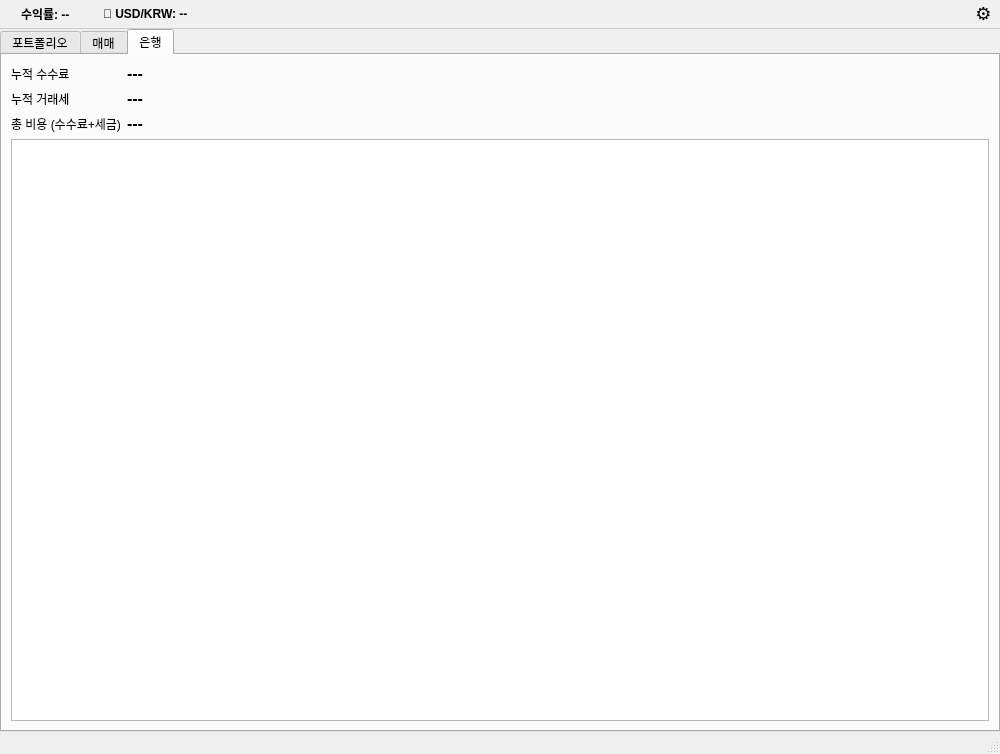
<?xml version="1.0" encoding="UTF-8"?>
<ui version="4.0">
 <class>MainWindow</class>
 <widget class="QMainWindow" name="MainWindow">
  <property name="geometry">
   <rect>
    <x>0</x>
    <y>0</y>
    <width>1000</width>
    <height>754</height>
   </rect>
  </property>
  <property name="windowTitle">
   <string>모의투자 앱</string>
  </property>
  <widget class="QWidget" name="centralwidget">
   <property name="autoFillBackground">
    <bool>true</bool>
   </property>
   <layout class="QVBoxLayout" name="main_vlayout">
    <property name="spacing">
     <number>0</number>
    </property>
    <property name="leftMargin">
     <number>0</number>
    </property>
    <property name="topMargin">
     <number>0</number>
    </property>
    <property name="rightMargin">
     <number>0</number>
    </property>
    <property name="bottomMargin">
     <number>0</number>
    </property>
    <item>
     <widget class="QWidget" name="headerBar">
      <property name="fixedHeight">
       <number>40</number>
      </property>
      <property name="styleSheet">
       <string>QWidget { background-color: #f0f0f0; border-bottom: 1px solid #ccc; }</string>
      </property>
      <layout class="QHBoxLayout" name="headerLayout">
       <property name="spacing">
        <number>6</number>
       </property>
       <property name="leftMargin">
        <number>8</number>
       </property>
       <property name="topMargin">
        <number>0</number>
       </property>
       <property name="rightMargin">
        <number>8</number>
       </property>
       <property name="bottomMargin">
        <number>0</number>
       </property>
       <item>
        <widget class="QLabel" name="profitRateLabel">
         <property name="minimumWidth">
          <number>120</number>
         </property>
         <property name="styleSheet">
          <string>QLabel { padding: 5px 10px; font-weight: bold; }</string>
         </property>
         <property name="text">
          <string>수익률: --</string>
         </property>
        </widget>
       </item>
       <item>
        <widget class="QLabel" name="exchangeRateLabel">
         <property name="minimumWidth">
          <number>150</number>
         </property>
         <property name="styleSheet">
          <string>QLabel { padding: 5px 10px; font-weight: bold; }</string>
         </property>
         <property name="text">
          <string>💱 USD/KRW: --</string>
         </property>
        </widget>
       </item>
       <item>
        <widget class="TickerWidget" name="ticker">
         <property name="minimumWidth">
          <number>200</number>
         </property>
        </widget>
       </item>
       <item>
        <spacer name="headerSpacer">
         <property name="orientation">
          <enum>Qt::Orientation::Horizontal</enum>
         </property>
         <property name="sizeHint" stdset="0">
          <size>
           <width>0</width>
           <height>0</height>
          </size>
         </property>
        </spacer>
       </item>
       <item>
        <widget class="QPushButton" name="settingsBtn">
         <property name="maximumWidth">
          <number>36</number>
         </property>
         <property name="maximumHeight">
          <number>32</number>
         </property>
         <property name="styleSheet">
          <string>QPushButton { border: none; font-size: 18px; background: transparent; }</string>
         </property>
         <property name="text">
          <string>⚙️</string>
         </property>
        </widget>
       </item>
      </layout>
     </widget>
    </item>
    <item>
     <widget class="QTabWidget" name="tabWidget">
      <property name="currentIndex">
       <number>2</number>
      </property>
      <widget class="QWidget" name="tab_portfolio">
       <attribute name="title">
        <string>포트폴리오</string>
       </attribute>
       <layout class="QVBoxLayout" name="port_vlayout">
        <item>
         <layout class="QVBoxLayout" name="port_summary_vlayout">
          <item>
           <layout class="QHBoxLayout" name="port_summary_hlayout1">
            <item>
             <widget class="QLabel" name="port_cash_label">
              <property name="font">
               <font>
                <pointsize>11</pointsize>
                <bold>true</bold>
               </font>
              </property>
              <property name="text">
               <string>시작금액: --- | 현금: ---</string>
              </property>
             </widget>
            </item>
            <item>
             <spacer name="port_summary_spacer1">
              <property name="orientation">
               <enum>Qt::Orientation::Horizontal</enum>
              </property>
              <property name="sizeHint" stdset="0">
               <size>
                <width>0</width>
                <height>0</height>
               </size>
              </property>
             </spacer>
            </item>
           </layout>
          </item>
          <item>
           <layout class="QHBoxLayout" name="port_summary_hlayout2">
            <item>
             <widget class="QLabel" name="port_total_label">
              <property name="font">
               <font>
                <pointsize>11</pointsize>
                <bold>true</bold>
               </font>
              </property>
              <property name="text">
               <string>총 평가액: --- | 수익률: ---%</string>
              </property>
             </widget>
            </item>
            <item>
             <spacer name="port_summary_spacer2">
              <property name="orientation">
               <enum>Qt::Orientation::Horizontal</enum>
              </property>
              <property name="sizeHint" stdset="0">
               <size>
                <width>0</width>
                <height>0</height>
               </size>
              </property>
             </spacer>
            </item>
           </layout>
          </item>
          <item>
           <layout class="QHBoxLayout" name="port_summary_hlayout3">
            <item>
             <widget class="QLabel" name="port_pnl_label">
              <property name="font">
               <font>
                <pointsize>11</pointsize>
                <bold>true</bold>
               </font>
              </property>
              <property name="text">
               <string>손익: --- | 거래횟수: --- | 기간: ---</string>
              </property>
             </widget>
            </item>
            <item>
             <spacer name="port_summary_spacer3">
              <property name="orientation">
               <enum>Qt::Orientation::Horizontal</enum>
              </property>
              <property name="sizeHint" stdset="0">
               <size>
                <width>0</width>
                <height>0</height>
               </size>
              </property>
             </spacer>
            </item>
           </layout>
          </item>
         </layout>
        </item>
        <item>
         <layout class="QHBoxLayout" name="port_content_hlayout">
          <item>
           <widget class="QTableView" name="port_table_view">
            <property name="editTriggers">
             <set>QAbstractItemView::EditTrigger::NoEditTriggers</set>
            </property>
            <property name="alternatingRowColors">
             <bool>true</bool>
            </property>
            <property name="selectionBehavior">
             <enum>QAbstractItemView::SelectionBehavior::SelectRows</enum>
            </property>
           </widget>
          </item>
          <item>
           <widget class="QTableWidget" name="history_table_widget">
            <property name="editTriggers">
             <set>QAbstractItemView::EditTrigger::NoEditTriggers</set>
            </property>
            <property name="alternatingRowColors">
             <bool>true</bool>
            </property>
            <property name="selectionBehavior">
             <enum>QAbstractItemView::SelectionBehavior::SelectRows</enum>
            </property>
            <property name="columnCount">
             <number>7</number>
            </property>
            <column/>
            <column/>
            <column/>
            <column/>
            <column/>
            <column/>
            <column/>
           </widget>
          </item>
         </layout>
        </item>
       </layout>
      </widget>
      <widget class="QWidget" name="tab_trade">
       <attribute name="title">
        <string>매매</string>
       </attribute>
       <layout class="QVBoxLayout" name="trade_vlayout">
        <item>
         <widget class="QChartView" name="trade_chart_view"/>
        </item>
        <item>
         <layout class="QHBoxLayout" name="trade_bottom_hlayout">
          <item>
           <layout class="QVBoxLayout" name="trade_left_vlayout">
            <item>
             <layout class="QFormLayout" name="trade_form">
              <item row="0" column="0">
               <widget class="QLabel" name="label_symbol">
                <property name="text">
                 <string>종목</string>
                </property>
               </widget>
              </item>
              <item row="0" column="1">
               <widget class="QComboBox" name="trade_symbol_combo">
                <property name="autoFillBackground">
                 <bool>false</bool>
                </property>
               </widget>
              </item>
              <item row="1" column="0">
               <widget class="QLabel" name="label_order_type">
                <property name="text">
                 <string>주문 유형</string>
                </property>
               </widget>
              </item>
              <item row="1" column="1">
               <widget class="QComboBox" name="trade_order_type_combo">
                <item>
                 <property name="text">
                  <string>시장가</string>
                 </property>
                </item>
                <item>
                 <property name="text">
                  <string>지정가</string>
                 </property>
                </item>
               </widget>
              </item>
              <item row="2" column="0">
               <widget class="QLabel" name="label_price">
                <property name="text">
                 <string>매수가격</string>
                </property>
               </widget>
              </item>
              <item row="2" column="1">
               <widget class="QDoubleSpinBox" name="trade_price_input">
                <property name="decimals">
                 <number>2</number>
                </property>
                <property name="minimum">
                 <double>0.000000000000000</double>
                </property>
                <property name="maximum">
                 <double>99999999.000000000000000</double>
                </property>
                <property name="singleStep">
                 <double>0.010000000000000</double>
                </property>
                <property name="value">
                 <double>0.000000000000000</double>
                </property>
               </widget>
              </item>
              <item row="3" column="0">
               <widget class="QLabel" name="label_qty">
                <property name="text">
                 <string>수량</string>
                </property>
               </widget>
              </item>
              <item row="3" column="1">
               <widget class="QSpinBox" name="trade_qty_spin">
                <property name="minimum">
                 <number>1</number>
                </property>
                <property name="maximum">
                 <number>100000</number>
                </property>
                <property name="value">
                 <number>1</number>
                </property>
               </widget>
              </item>
              <item row="4" column="0">
               <widget class="QLabel" name="label_total_cost">
                <property name="text">
                 <string>총 금액</string>
                </property>
               </widget>
              </item>
              <item row="4" column="1">
               <widget class="QLabel" name="trade_total_label">
                <property name="text">
                 <string>---</string>
                </property>
               </widget>
              </item>
              <item row="5" column="0">
               <widget class="QLabel" name="label_fee_preview">
                <property name="text">
                 <string>예상 수수료</string>
                </property>
               </widget>
              </item>
              <item row="5" column="1">
               <widget class="QLabel" name="trade_fee_label">
                <property name="text">
                 <string>---</string>
                </property>
               </widget>
              </item>
             </layout>
            </item>
            <item>
             <layout class="QHBoxLayout" name="trade_type_hlayout">
              <item>
               <widget class="QPushButton" name="trade_buy_btn">
                <property name="text">
                 <string>매수</string>
                </property>
                <property name="checkable">
                 <bool>true</bool>
                </property>
                <property name="checked">
                 <bool>true</bool>
                </property>
               </widget>
              </item>
              <item>
               <widget class="QPushButton" name="trade_sell_btn">
                <property name="text">
                 <string>매도</string>
                </property>
                <property name="checkable">
                 <bool>true</bool>
                </property>
               </widget>
              </item>
             </layout>
            </item>
            <item>
             <layout class="QHBoxLayout" name="trade_button_hlayout">
              <item>
               <widget class="QPushButton" name="trade_execute_btn">
                <property name="text">
                 <string>주문전송</string>
                </property>
               </widget>
              </item>
              <item>
               <widget class="QPushButton" name="trade_next_time_btn">
                <property name="text">
                 <string>시간 경과 →</string>
                </property>
               </widget>
              </item>
             </layout>
            </item>
            <item>
             <spacer name="trade_left_spacer">
              <property name="orientation">
               <enum>Qt::Orientation::Vertical</enum>
              </property>
              <property name="sizeHint" stdset="0">
               <size>
                <width>0</width>
                <height>0</height>
               </size>
              </property>
             </spacer>
            </item>
           </layout>
          </item>
          <item>
           <widget class="QGroupBox" name="trade_pending_group">
            <property name="sizePolicy">
             <sizepolicy hsizetype="Expanding" vsizetype="Expanding">
              <horstretch>2</horstretch>
              <verstretch>0</verstretch>
             </sizepolicy>
            </property>
            <property name="title">
             <string>미체결 주문</string>
            </property>
            <layout class="QVBoxLayout" name="pending_vlayout">
             <item>
              <widget class="QTableWidget" name="trade_pending_table">
               <property name="editTriggers">
                <set>QAbstractItemView::EditTrigger::NoEditTriggers</set>
               </property>
               <property name="alternatingRowColors">
                <bool>true</bool>
               </property>
               <property name="selectionBehavior">
                <enum>QAbstractItemView::SelectionBehavior::SelectRows</enum>
               </property>
               <property name="columnCount">
                <number>5</number>
               </property>
               <column/>
               <column/>
               <column/>
               <column/>
               <column/>
              </widget>
             </item>
             <item>
              <layout class="QHBoxLayout" name="pending_button_hlayout">
               <item>
                <widget class="QPushButton" name="trade_modify_btn">
                 <property name="enabled">
                  <bool>false</bool>
                 </property>
                 <property name="text">
                  <string>정정</string>
                 </property>
                </widget>
               </item>
               <item>
                <widget class="QPushButton" name="trade_cancel_btn">
                 <property name="enabled">
                  <bool>false</bool>
                 </property>
                 <property name="text">
                  <string>취소</string>
                 </property>
                </widget>
               </item>
               <item>
                <spacer name="pending_button_spacer">
                 <property name="orientation">
                  <enum>Qt::Orientation::Horizontal</enum>
                 </property>
                 <property name="sizeHint" stdset="0">
                  <size>
                   <width>0</width>
                   <height>0</height>
                  </size>
                 </property>
                </spacer>
               </item>
              </layout>
             </item>
            </layout>
           </widget>
          </item>
         </layout>
        </item>
       </layout>
      </widget>
      <widget class="QWidget" name="tab_bank">
       <attribute name="title">
        <string>은행</string>
       </attribute>
       <layout class="QVBoxLayout" name="bank_vlayout">
        <item>
         <layout class="QFormLayout" name="bank_form">
          <item row="0" column="0">
           <widget class="QLabel" name="label_bank_fee_title">
            <property name="text">
             <string>누적 수수료</string>
            </property>
           </widget>
          </item>
          <item row="0" column="1">
           <widget class="QLabel" name="bank_fee_label">
            <property name="font">
             <font>
              <pointsize>12</pointsize>
              <bold>true</bold>
             </font>
            </property>
            <property name="text">
             <string>---</string>
            </property>
           </widget>
          </item>
          <item row="1" column="0">
           <widget class="QLabel" name="label_bank_tax_title">
            <property name="text">
             <string>누적 거래세</string>
            </property>
           </widget>
          </item>
          <item row="1" column="1">
           <widget class="QLabel" name="bank_tax_label">
            <property name="font">
             <font>
              <pointsize>12</pointsize>
              <bold>true</bold>
             </font>
            </property>
            <property name="text">
             <string>---</string>
            </property>
           </widget>
          </item>
          <item row="2" column="0">
           <widget class="QLabel" name="label_bank_total_cost_title">
            <property name="text">
             <string>총 비용 (수수료+세금)</string>
            </property>
           </widget>
          </item>
          <item row="2" column="1">
           <widget class="QLabel" name="bank_total_cost_label">
            <property name="font">
             <font>
              <pointsize>12</pointsize>
              <bold>true</bold>
             </font>
            </property>
            <property name="text">
             <string>---</string>
            </property>
           </widget>
          </item>
         </layout>
        </item>
        <item>
         <widget class="QChartView" name="bank_exchange_chart"/>
        </item>
       </layout>
      </widget>
     </widget>
    </item>
   </layout>
  </widget>
  <widget class="QMenuBar" name="menubar">
   <property name="geometry">
    <rect>
     <x>0</x>
     <y>0</y>
     <width>1000</width>
     <height>22</height>
    </rect>
   </property>
  </widget>
  <widget class="QStatusBar" name="statusbar"/>
 </widget>
 <customwidgets>
  <customwidget>
   <class>QChartView</class>
   <extends>QGraphicsView</extends>
   <header>QtCharts/QChartView</header>
  </customwidget>
  <customwidget>
   <class>TickerWidget</class>
   <extends>QWidget</extends>
   <header>tickerwidget.h</header>
  </customwidget>
 </customwidgets>
 <resources/>
 <connections/>
</ui>
